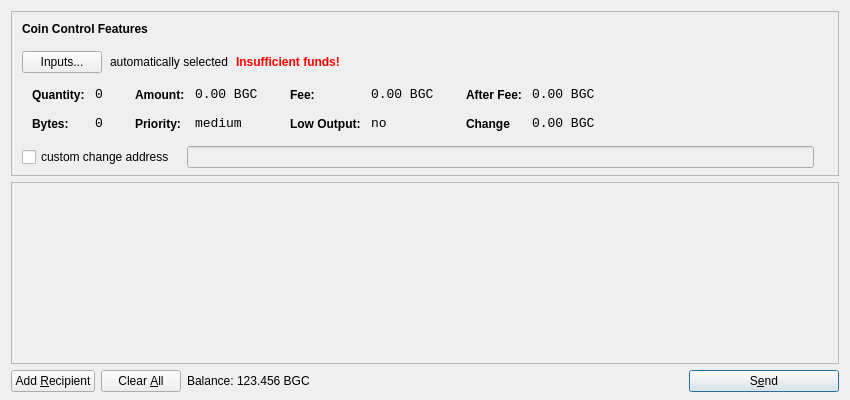
<?xml version="1.0" encoding="UTF-8"?>
<ui version="4.0">
 <class>SendCoinsDialog</class>
 <widget class="QDialog" name="SendCoinsDialog">
  <property name="geometry">
   <rect>
    <x>0</x>
    <y>0</y>
    <width>850</width>
    <height>400</height>
   </rect>
  </property>
  <property name="windowTitle">
   <string>Send Coins</string>
  </property>
  <layout class="QVBoxLayout" name="verticalLayout" stretch="0,1,0">
   <property name="bottomMargin">
    <number>8</number>
   </property>
   <item>
    <widget class="QFrame" name="frameCoinControl">
     <property name="sizePolicy">
      <sizepolicy hsizetype="Expanding" vsizetype="Expanding">
       <horstretch>0</horstretch>
       <verstretch>0</verstretch>
      </sizepolicy>
     </property>
     <property name="maximumSize">
      <size>
       <width>16777215</width>
       <height>16777215</height>
      </size>
     </property>
     <property name="frameShape">
      <enum>QFrame::StyledPanel</enum>
     </property>
     <property name="frameShadow">
      <enum>QFrame::Sunken</enum>
     </property>
     <layout class="QVBoxLayout" name="verticalLayoutCoinControl2">
      <property name="spacing">
       <number>-1</number>
      </property>
      <property name="leftMargin">
       <number>0</number>
      </property>
      <property name="topMargin">
       <number>0</number>
      </property>
      <property name="rightMargin">
       <number>0</number>
      </property>
      <property name="bottomMargin">
       <number>6</number>
      </property>
      <item>
       <layout class="QVBoxLayout" name="verticalLayoutCoinControl" stretch="0,0,0,0,1">
        <property name="spacing">
         <number>0</number>
        </property>
        <property name="leftMargin">
         <number>10</number>
        </property>
        <property name="topMargin">
         <number>10</number>
        </property>
        <item>
         <layout class="QHBoxLayout" name="horizontalLayoutCoinControl1">
          <property name="bottomMargin">
           <number>15</number>
          </property>
          <item>
           <widget class="QLabel" name="labelCoinControlFeatures">
            <property name="sizePolicy">
             <sizepolicy hsizetype="Preferred" vsizetype="Maximum">
              <horstretch>0</horstretch>
              <verstretch>0</verstretch>
             </sizepolicy>
            </property>
            <property name="font">
             <font>
              <weight>75</weight>
              <bold>true</bold>
             </font>
            </property>
            <property name="styleSheet">
             <string notr="true">font-weight:bold;</string>
            </property>
            <property name="text">
             <string>Coin Control Features</string>
            </property>
           </widget>
          </item>
         </layout>
        </item>
        <item>
         <layout class="QHBoxLayout" name="horizontalLayoutCoinControl2" stretch="0,0,0,0">
          <property name="spacing">
           <number>8</number>
          </property>
          <property name="bottomMargin">
           <number>10</number>
          </property>
          <item>
           <widget class="QPushButton" name="pushButtonCoinControl">
            <property name="styleSheet">
             <string notr="true"/>
            </property>
            <property name="text">
             <string>Inputs...</string>
            </property>
           </widget>
          </item>
          <item>
           <widget class="QLabel" name="labelCoinControlAutomaticallySelected">
            <property name="text">
             <string>automatically selected</string>
            </property>
            <property name="margin">
             <number>5</number>
            </property>
           </widget>
          </item>
          <item>
           <widget class="QLabel" name="labelCoinControlInsuffFunds">
            <property name="font">
             <font>
              <weight>75</weight>
              <bold>true</bold>
             </font>
            </property>
            <property name="styleSheet">
             <string notr="true">color:red;font-weight:bold;</string>
            </property>
            <property name="text">
             <string>Insufficient funds!</string>
            </property>
            <property name="margin">
             <number>5</number>
            </property>
           </widget>
          </item>
          <item>
           <spacer name="horizontalSpacerCoinControl">
            <property name="orientation">
             <enum>Qt::Horizontal</enum>
            </property>
            <property name="sizeHint" stdset="0">
             <size>
              <width>40</width>
              <height>1</height>
             </size>
            </property>
           </spacer>
          </item>
         </layout>
        </item>
        <item>
         <widget class="QWidget" name="widgetCoinControl" native="true">
          <property name="sizePolicy">
           <sizepolicy hsizetype="Preferred" vsizetype="Preferred">
            <horstretch>0</horstretch>
            <verstretch>0</verstretch>
           </sizepolicy>
          </property>
          <property name="minimumSize">
           <size>
            <width>0</width>
            <height>0</height>
           </size>
          </property>
          <property name="styleSheet">
           <string notr="true"/>
          </property>
          <layout class="QHBoxLayout" name="horizontalLayoutCoinControl5">
           <property name="margin">
            <number>0</number>
           </property>
           <item>
            <layout class="QHBoxLayout" name="horizontalLayoutCoinControl3" stretch="0,0,0,1">
             <property name="spacing">
              <number>20</number>
             </property>
             <property name="topMargin">
              <number>0</number>
             </property>
             <property name="bottomMargin">
              <number>10</number>
             </property>
             <item>
              <layout class="QFormLayout" name="formLayoutCoinControl1">
               <property name="horizontalSpacing">
                <number>10</number>
               </property>
               <property name="verticalSpacing">
                <number>14</number>
               </property>
               <property name="leftMargin">
                <number>10</number>
               </property>
               <property name="topMargin">
                <number>4</number>
               </property>
               <property name="rightMargin">
                <number>6</number>
               </property>
               <item row="0" column="0">
                <widget class="QLabel" name="labelCoinControlQuantityText">
                 <property name="styleSheet">
                  <string notr="true">font-weight:bold;</string>
                 </property>
                 <property name="text">
                  <string>Quantity:</string>
                 </property>
                 <property name="margin">
                  <number>0</number>
                 </property>
                </widget>
               </item>
               <item row="0" column="1">
                <widget class="QLabel" name="labelCoinControlQuantity">
                 <property name="font">
                  <font>
                   <family>Monospace</family>
                   <pointsize>10</pointsize>
                  </font>
                 </property>
                 <property name="cursor">
                  <cursorShape>IBeamCursor</cursorShape>
                 </property>
                 <property name="contextMenuPolicy">
                  <enum>Qt::ActionsContextMenu</enum>
                 </property>
                 <property name="text">
                  <string>0</string>
                 </property>
                 <property name="margin">
                  <number>0</number>
                 </property>
                 <property name="textInteractionFlags">
                  <set>Qt::LinksAccessibleByMouse|Qt::TextSelectableByKeyboard|Qt::TextSelectableByMouse</set>
                 </property>
                </widget>
               </item>
               <item row="1" column="0">
                <widget class="QLabel" name="labelCoinControlBytesText">
                 <property name="styleSheet">
                  <string notr="true">font-weight:bold;</string>
                 </property>
                 <property name="text">
                  <string>Bytes:</string>
                 </property>
                </widget>
               </item>
               <item row="1" column="1">
                <widget class="QLabel" name="labelCoinControlBytes">
                 <property name="font">
                  <font>
                   <family>Monospace</family>
                   <pointsize>10</pointsize>
                  </font>
                 </property>
                 <property name="cursor">
                  <cursorShape>IBeamCursor</cursorShape>
                 </property>
                 <property name="contextMenuPolicy">
                  <enum>Qt::ActionsContextMenu</enum>
                 </property>
                 <property name="text">
                  <string>0</string>
                 </property>
                 <property name="textInteractionFlags">
                  <set>Qt::LinksAccessibleByMouse|Qt::TextSelectableByKeyboard|Qt::TextSelectableByMouse</set>
                 </property>
                </widget>
               </item>
              </layout>
             </item>
             <item>
              <layout class="QFormLayout" name="formLayoutCoinControl2">
               <property name="horizontalSpacing">
                <number>10</number>
               </property>
               <property name="verticalSpacing">
                <number>14</number>
               </property>
               <property name="leftMargin">
                <number>6</number>
               </property>
               <property name="topMargin">
                <number>4</number>
               </property>
               <property name="rightMargin">
                <number>6</number>
               </property>
               <item row="0" column="0">
                <widget class="QLabel" name="labelCoinControlAmountText">
                 <property name="styleSheet">
                  <string notr="true">font-weight:bold;</string>
                 </property>
                 <property name="text">
                  <string>Amount:</string>
                 </property>
                 <property name="margin">
                  <number>0</number>
                 </property>
                </widget>
               </item>
               <item row="0" column="1">
                <widget class="QLabel" name="labelCoinControlAmount">
                 <property name="font">
                  <font>
                   <family>Monospace</family>
                   <pointsize>10</pointsize>
                  </font>
                 </property>
                 <property name="cursor">
                  <cursorShape>IBeamCursor</cursorShape>
                 </property>
                 <property name="contextMenuPolicy">
                  <enum>Qt::ActionsContextMenu</enum>
                 </property>
                 <property name="text">
                  <string>0.00 BGC</string>
                 </property>
                 <property name="textInteractionFlags">
                  <set>Qt::LinksAccessibleByMouse|Qt::TextSelectableByKeyboard|Qt::TextSelectableByMouse</set>
                 </property>
                </widget>
               </item>
               <item row="1" column="0">
                <widget class="QLabel" name="labelCoinControlPriorityText">
                 <property name="styleSheet">
                  <string notr="true">font-weight:bold;</string>
                 </property>
                 <property name="text">
                  <string>Priority:</string>
                 </property>
                </widget>
               </item>
               <item row="1" column="1">
                <widget class="QLabel" name="labelCoinControlPriority">
                 <property name="font">
                  <font>
                   <family>Monospace</family>
                   <pointsize>10</pointsize>
                  </font>
                 </property>
                 <property name="cursor">
                  <cursorShape>IBeamCursor</cursorShape>
                 </property>
                 <property name="contextMenuPolicy">
                  <enum>Qt::ActionsContextMenu</enum>
                 </property>
                 <property name="text">
                  <string>medium</string>
                 </property>
                 <property name="textInteractionFlags">
                  <set>Qt::LinksAccessibleByMouse|Qt::TextSelectableByKeyboard|Qt::TextSelectableByMouse</set>
                 </property>
                </widget>
               </item>
              </layout>
             </item>
             <item>
              <layout class="QFormLayout" name="formLayoutCoinControl3">
               <property name="horizontalSpacing">
                <number>10</number>
               </property>
               <property name="verticalSpacing">
                <number>14</number>
               </property>
               <property name="leftMargin">
                <number>6</number>
               </property>
               <property name="topMargin">
                <number>4</number>
               </property>
               <property name="rightMargin">
                <number>6</number>
               </property>
               <item row="0" column="0">
                <widget class="QLabel" name="labelCoinControlFeeText">
                 <property name="styleSheet">
                  <string notr="true">font-weight:bold;</string>
                 </property>
                 <property name="text">
                  <string>Fee:</string>
                 </property>
                 <property name="margin">
                  <number>0</number>
                 </property>
                </widget>
               </item>
               <item row="0" column="1">
                <widget class="QLabel" name="labelCoinControlFee">
                 <property name="font">
                  <font>
                   <family>Monospace</family>
                   <pointsize>10</pointsize>
                  </font>
                 </property>
                 <property name="cursor">
                  <cursorShape>IBeamCursor</cursorShape>
                 </property>
                 <property name="contextMenuPolicy">
                  <enum>Qt::ActionsContextMenu</enum>
                 </property>
                 <property name="text">
                  <string>0.00 BGC</string>
                 </property>
                 <property name="textInteractionFlags">
                  <set>Qt::LinksAccessibleByMouse|Qt::TextSelectableByKeyboard|Qt::TextSelectableByMouse</set>
                 </property>
                </widget>
               </item>
               <item row="1" column="0">
                <widget class="QLabel" name="labelCoinControlLowOutputText">
                 <property name="styleSheet">
                  <string notr="true">font-weight:bold;</string>
                 </property>
                 <property name="text">
                  <string>Low Output:</string>
                 </property>
                </widget>
               </item>
               <item row="1" column="1">
                <widget class="QLabel" name="labelCoinControlLowOutput">
                 <property name="font">
                  <font>
                   <family>Monospace</family>
                   <pointsize>10</pointsize>
                  </font>
                 </property>
                 <property name="cursor">
                  <cursorShape>IBeamCursor</cursorShape>
                 </property>
                 <property name="contextMenuPolicy">
                  <enum>Qt::ActionsContextMenu</enum>
                 </property>
                 <property name="text">
                  <string>no</string>
                 </property>
                 <property name="textInteractionFlags">
                  <set>Qt::LinksAccessibleByMouse|Qt::TextSelectableByKeyboard|Qt::TextSelectableByMouse</set>
                 </property>
                </widget>
               </item>
              </layout>
             </item>
             <item>
              <layout class="QFormLayout" name="formLayoutCoinControl4">
               <property name="horizontalSpacing">
                <number>10</number>
               </property>
               <property name="verticalSpacing">
                <number>14</number>
               </property>
               <property name="leftMargin">
                <number>6</number>
               </property>
               <property name="topMargin">
                <number>4</number>
               </property>
               <property name="rightMargin">
                <number>6</number>
               </property>
               <item row="0" column="0">
                <widget class="QLabel" name="labelCoinControlAfterFeeText">
                 <property name="styleSheet">
                  <string notr="true">font-weight:bold;</string>
                 </property>
                 <property name="text">
                  <string>After Fee:</string>
                 </property>
                 <property name="margin">
                  <number>0</number>
                 </property>
                </widget>
               </item>
               <item row="0" column="1">
                <widget class="QLabel" name="labelCoinControlAfterFee">
                 <property name="font">
                  <font>
                   <family>Monospace</family>
                   <pointsize>10</pointsize>
                  </font>
                 </property>
                 <property name="cursor">
                  <cursorShape>IBeamCursor</cursorShape>
                 </property>
                 <property name="contextMenuPolicy">
                  <enum>Qt::ActionsContextMenu</enum>
                 </property>
                 <property name="text">
                  <string>0.00 BGC</string>
                 </property>
                 <property name="textInteractionFlags">
                  <set>Qt::LinksAccessibleByMouse|Qt::TextSelectableByKeyboard|Qt::TextSelectableByMouse</set>
                 </property>
                </widget>
               </item>
               <item row="1" column="0">
                <widget class="QLabel" name="labelCoinControlChangeText">
                 <property name="styleSheet">
                  <string notr="true">font-weight:bold;</string>
                 </property>
                 <property name="text">
                  <string>Change</string>
                 </property>
                </widget>
               </item>
               <item row="1" column="1">
                <widget class="QLabel" name="labelCoinControlChange">
                 <property name="font">
                  <font>
                   <family>Monospace</family>
                   <pointsize>10</pointsize>
                  </font>
                 </property>
                 <property name="cursor">
                  <cursorShape>IBeamCursor</cursorShape>
                 </property>
                 <property name="contextMenuPolicy">
                  <enum>Qt::ActionsContextMenu</enum>
                 </property>
                 <property name="text">
                  <string>0.00 BGC</string>
                 </property>
                 <property name="textInteractionFlags">
                  <set>Qt::LinksAccessibleByMouse|Qt::TextSelectableByKeyboard|Qt::TextSelectableByMouse</set>
                 </property>
                </widget>
               </item>
              </layout>
             </item>
            </layout>
           </item>
          </layout>
         </widget>
        </item>
        <item>
         <layout class="QHBoxLayout" name="horizontalLayoutCoinControl4" stretch="0,0,0">
          <property name="spacing">
           <number>12</number>
          </property>
          <property name="sizeConstraint">
           <enum>QLayout::SetDefaultConstraint</enum>
          </property>
          <property name="topMargin">
           <number>5</number>
          </property>
          <property name="rightMargin">
           <number>5</number>
          </property>
          <item>
           <widget class="QCheckBox" name="checkBoxCoinControlChange">
            <property name="text">
             <string>custom change address</string>
            </property>
           </widget>
          </item>
          <item>
           <widget class="QLineEdit" name="lineEditCoinControlChange">
            <property name="enabled">
             <bool>false</bool>
            </property>
            <property name="sizePolicy">
             <sizepolicy hsizetype="Expanding" vsizetype="Fixed">
              <horstretch>0</horstretch>
              <verstretch>0</verstretch>
             </sizepolicy>
            </property>
           </widget>
          </item>
          <item>
           <widget class="QLabel" name="labelCoinControlChangeLabel">
            <property name="sizePolicy">
             <sizepolicy hsizetype="Preferred" vsizetype="Expanding">
              <horstretch>0</horstretch>
              <verstretch>0</verstretch>
             </sizepolicy>
            </property>
            <property name="minimumSize">
             <size>
              <width>0</width>
              <height>0</height>
             </size>
            </property>
            <property name="text">
             <string/>
            </property>
            <property name="margin">
             <number>3</number>
            </property>
           </widget>
          </item>
         </layout>
        </item>
        <item>
         <spacer name="verticalSpacerCoinControl">
          <property name="orientation">
           <enum>Qt::Vertical</enum>
          </property>
          <property name="sizeHint" stdset="0">
           <size>
            <width>800</width>
            <height>1</height>
           </size>
          </property>
         </spacer>
        </item>
       </layout>
      </item>
     </layout>
    </widget>
   </item>
   <item>
    <widget class="QScrollArea" name="scrollArea">
     <property name="widgetResizable">
      <bool>true</bool>
     </property>
     <widget class="QWidget" name="scrollAreaWidgetContents">
      <property name="geometry">
       <rect>
        <x>0</x>
        <y>0</y>
        <width>830</width>
        <height>165</height>
       </rect>
      </property>
      <layout class="QVBoxLayout" name="verticalLayout_2">
       <property name="margin">
        <number>0</number>
       </property>
       <item>
        <layout class="QVBoxLayout" name="entries">
         <property name="spacing">
          <number>6</number>
         </property>
        </layout>
       </item>
       <item>
        <spacer name="verticalSpacer">
         <property name="orientation">
          <enum>Qt::Vertical</enum>
         </property>
         <property name="sizeHint" stdset="0">
          <size>
           <width>20</width>
           <height>40</height>
          </size>
         </property>
        </spacer>
       </item>
      </layout>
     </widget>
    </widget>
   </item>
   <item>
    <layout class="QHBoxLayout" name="horizontalLayout">
     <item>
      <widget class="QPushButton" name="addButton">
       <property name="toolTip">
        <string>Send to multiple recipients at once</string>
       </property>
       <property name="text">
        <string>Add &amp;Recipient</string>
       </property>
       <property name="icon">
        <iconset resource="../bitcoin.qrc">
         <normaloff>:/icons/add</normaloff>:/icons/add</iconset>
       </property>
       <property name="autoDefault">
        <bool>false</bool>
       </property>
      </widget>
     </item>
     <item>
      <widget class="QPushButton" name="clearButton">
       <property name="sizePolicy">
        <sizepolicy hsizetype="Minimum" vsizetype="Fixed">
         <horstretch>0</horstretch>
         <verstretch>0</verstretch>
        </sizepolicy>
       </property>
       <property name="toolTip">
        <string>Remove all transaction fields</string>
       </property>
       <property name="text">
        <string>Clear &amp;All</string>
       </property>
       <property name="icon">
        <iconset resource="../bitcoin.qrc">
         <normaloff>:/icons/remove</normaloff>:/icons/remove</iconset>
       </property>
       <property name="autoRepeatDelay">
        <number>300</number>
       </property>
       <property name="autoDefault">
        <bool>false</bool>
       </property>
      </widget>
     </item>
     <item>
      <layout class="QHBoxLayout" name="horizontalLayout_2">
       <property name="spacing">
        <number>3</number>
       </property>
       <item>
        <widget class="QLabel" name="label">
         <property name="sizePolicy">
          <sizepolicy hsizetype="Preferred" vsizetype="Fixed">
           <horstretch>0</horstretch>
           <verstretch>0</verstretch>
          </sizepolicy>
         </property>
         <property name="text">
          <string>Balance:</string>
         </property>
        </widget>
       </item>
       <item>
        <widget class="QLabel" name="labelBalance">
         <property name="sizePolicy">
          <sizepolicy hsizetype="Preferred" vsizetype="Fixed">
           <horstretch>0</horstretch>
           <verstretch>0</verstretch>
          </sizepolicy>
         </property>
         <property name="cursor">
          <cursorShape>IBeamCursor</cursorShape>
         </property>
         <property name="text">
          <string>123.456 BGC</string>
         </property>
         <property name="textInteractionFlags">
          <set>Qt::LinksAccessibleByMouse|Qt::TextSelectableByKeyboard|Qt::TextSelectableByMouse</set>
         </property>
        </widget>
       </item>
      </layout>
     </item>
     <item>
      <spacer name="horizontalSpacer">
       <property name="orientation">
        <enum>Qt::Horizontal</enum>
       </property>
       <property name="sizeHint" stdset="0">
        <size>
         <width>40</width>
         <height>20</height>
        </size>
       </property>
      </spacer>
     </item>
     <item>
      <widget class="QPushButton" name="sendButton">
       <property name="minimumSize">
        <size>
         <width>150</width>
         <height>0</height>
        </size>
       </property>
       <property name="toolTip">
        <string>Confirm the send action</string>
       </property>
       <property name="text">
        <string>S&amp;end</string>
       </property>
       <property name="icon">
        <iconset resource="../bitcoin.qrc">
         <normaloff>:/icons/send</normaloff>:/icons/send</iconset>
       </property>
       <property name="default">
        <bool>true</bool>
       </property>
      </widget>
     </item>
    </layout>
   </item>
  </layout>
 </widget>
 <resources>
  <include location="../bitcoin.qrc"/>
 </resources>
 <connections/>
</ui>
